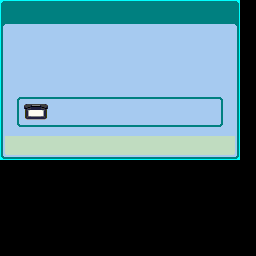

A level layout from a 2D game, rendered from its tile map. Below: a short description, then the map file with its tile-grid data intact:
An orthogonal 32x32 tile map with 8x8 px tiles, 1 tile layer (Calque de Tuiles 1).

<map version="1.10" tiledversion="1.12.2" orientation="orthogonal" renderorder="right-down" width="32" height="32" tilewidth="8" tileheight="8" infinite="0" nextlayerid="2" nextobjectid="1">
 <tileset firstgid="1" source="tiles.tsx" />
 <layer id="1" name="Calque de Tuiles 1" width="32" height="32">
  <data encoding="csv">
2,3,3,3,3,3,3,3,3,3,3,3,3,3,3,3,3,3,3,3,3,3,3,3,3,3,3,3,3,2147483650,0,0,
4,6,6,6,6,6,6,6,6,6,6,6,6,6,6,6,6,6,6,6,6,6,6,6,6,6,6,6,6,2147483652,0,0,
4,6,6,6,6,6,6,6,6,6,6,6,6,6,6,6,6,6,6,6,6,6,6,6,6,6,6,6,6,2147483652,0,0,
31,5,5,5,5,5,5,5,5,5,5,5,5,5,5,5,5,5,5,5,5,5,5,5,5,5,5,5,5,2147483679,0,0,
32,5,5,5,5,5,5,5,5,5,5,5,5,5,5,5,5,5,5,5,5,5,5,5,5,5,5,5,5,2147483680,0,0,
32,5,5,5,5,5,5,5,5,5,5,5,5,5,5,5,5,5,5,5,5,5,5,5,5,5,5,5,5,2147483680,0,0,
32,5,5,5,5,5,5,5,5,5,5,5,5,5,5,5,5,5,5,5,5,5,5,5,5,5,5,5,5,2147483680,0,0,
32,5,5,5,5,5,5,5,5,5,5,5,5,5,5,5,5,5,5,5,5,5,5,5,5,5,5,5,5,2147483680,0,0,
32,5,5,5,5,5,5,5,5,5,5,5,5,5,5,5,5,5,5,5,5,5,5,5,5,5,5,5,5,2147483680,0,0,
32,5,5,5,5,5,5,5,5,5,5,5,5,5,5,5,5,5,5,5,5,5,5,5,5,5,5,5,5,2147483680,0,0,
32,5,5,5,5,5,5,5,5,5,5,5,5,5,5,5,5,5,5,5,5,5,5,5,5,5,5,5,5,2147483680,0,0,
32,5,5,5,5,5,5,5,5,5,5,5,5,5,5,5,5,5,5,5,5,5,5,5,5,5,5,5,5,2147483680,0,0,
32,5,28,29,29,29,29,29,29,29,29,29,29,29,29,29,29,29,29,29,29,29,29,29,29,29,29,2147483676,5,2147483680,0,0,
32,5,30,17,18,2147483665,5,5,5,5,5,5,5,5,5,5,5,5,5,5,5,5,5,5,5,5,5,2147483678,5,2147483680,0,0,
32,5,30,20,21,2147483668,5,5,5,5,5,5,5,5,5,5,5,5,5,5,5,5,5,5,5,5,5,2147483678,5,2147483680,0,0,
32,5,1073741852,1073741853,1073741853,1073741853,1073741853,1073741853,1073741853,1073741853,1073741853,1073741853,1073741853,1073741853,1073741853,1073741853,1073741853,1073741853,1073741853,1073741853,1073741853,1073741853,1073741853,1073741853,1073741853,1073741853,1073741853,3221225500,5,2147483680,0,0,
32,5,5,5,5,5,5,5,5,5,5,5,5,5,5,5,5,5,5,5,5,5,5,5,5,5,5,5,5,2147483680,0,0,
33,23,23,23,23,23,23,23,23,23,23,23,23,23,23,23,23,23,23,23,23,23,23,23,23,23,23,23,23,2147483681,0,0,
33,23,23,23,23,23,23,23,23,23,23,23,23,23,23,23,23,23,23,23,23,23,23,23,23,23,23,23,23,2147483681,0,0,
199,200,200,200,200,200,200,200,200,200,200,200,200,200,200,200,200,200,200,200,200,200,200,200,200,200,200,200,200,2147483847,0,0,
0,0,0,0,0,0,0,0,0,0,0,0,0,0,0,0,0,0,0,0,0,0,0,0,0,0,0,0,0,0,0,0,
0,0,0,0,0,0,0,0,0,0,0,0,0,0,0,0,0,0,0,0,0,0,0,0,0,0,0,0,0,0,0,0,
0,0,0,0,0,0,0,0,0,0,0,0,0,0,0,0,0,0,0,0,0,0,0,0,0,0,0,0,0,0,0,0,
0,0,0,0,0,0,0,0,0,0,0,0,0,0,0,0,0,0,0,0,0,0,0,0,0,0,0,0,0,0,0,0,
0,0,0,0,0,0,0,0,0,0,0,0,0,0,0,0,0,0,0,0,0,0,0,0,0,0,0,0,0,0,0,0,
0,0,0,0,0,0,0,0,0,0,0,0,0,0,0,0,0,0,0,0,0,0,0,0,0,0,0,0,0,0,0,0,
0,0,0,0,0,0,0,0,0,0,0,0,0,0,0,0,0,0,0,0,0,0,0,0,0,0,0,0,0,0,0,0,
0,0,0,0,0,0,0,0,0,0,0,0,0,0,0,0,0,0,0,0,0,0,0,0,0,0,0,0,0,0,0,0,
0,0,0,0,0,0,0,0,0,0,0,0,0,0,0,0,0,0,0,0,0,0,0,0,0,0,0,0,0,0,0,0,
0,0,0,0,0,0,0,0,0,0,0,0,0,0,0,0,0,0,0,0,0,0,0,0,0,0,0,0,0,0,0,0,
0,0,0,0,0,0,0,0,0,0,0,0,0,0,0,0,0,0,0,0,0,0,0,0,0,0,0,0,0,0,0,0,
0,0,0,0,0,0,0,0,0,0,0,0,0,0,0,0,0,0,0,0,0,0,0,0,0,0,0,0,0,0,0,0
</data>
 </layer>
</map>
